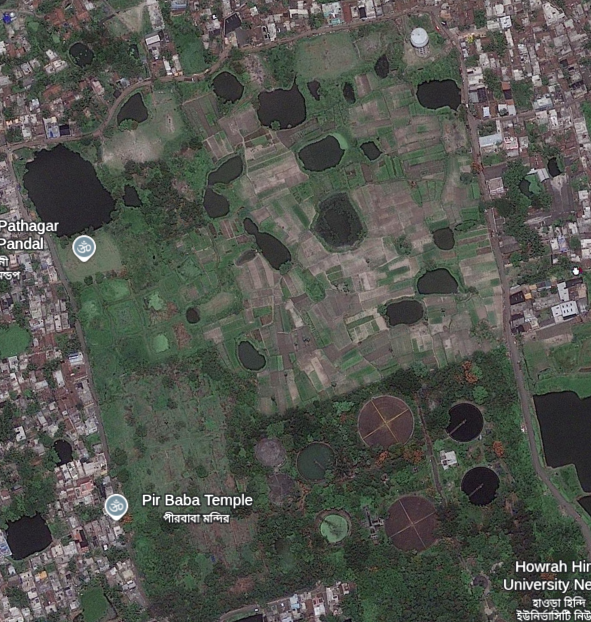
#> input picture Backend/data/raw/kpc_2014.png, 591 x 622 px, found by its file name
$ python png_processor.py
#> lines starting #> are read from the running program, lines starting #| are printed output that depends on the picture; after the words box and inside, x2 and y2 are one past the last pixel; in counts of white or black regions, pixels touching at a corner belong together
"""
PNG Image Processor for Change Detection Demo
Converts PNG satellite images to format compatible with existing system
"""

import numpy as np
# import cv2
from PIL import Image
import os
from typing import Dict, List, Tuple, Optional, Union
import json
from pathlib import Path
import matplotlib
matplotlib.use('Agg')  # Use non-interactive backend
import matplotlib.pyplot as plt
from datetime import datetime
import logging

# Import existing system components
import sys
sys.path.append(os.path.join(os.path.dirname(__file__), '..', 'src'))

class PNGSatelliteProcessor:
    """
    Process PNG satellite images for change detection using existing system architecture
    """

    def __init__(self, config: Dict = None):
        """
        Initialize PNG processor

        Args:
            config: Configuration dictionary
        """
        self.config = config or self._get_default_config()
        self.logger = self._setup_logging()

        # Simulated band mappings for RGB to multispectral conversion
        self.band_mappings = {
            'red': 0,      # R channel
            'green': 1,    # G channel
            'blue': 2,     # B channel
            'nir': None,   # Will be simulated
            'swir1': None, # Will be simulated
            'swir2': None  # Will be simulated
        }

    def load_png_image(self, image_path: str) -> Dict:
        """
        Load PNG satellite image and convert to analysis-ready format

        Args:
            image_path: Path to PNG file

        Returns:
            Dict: Image data and metadata compatible with existing system
        """
        try:
            print(f"📸 Loading PNG image: {os.path.basename(image_path)}")

            # Load image using PIL for better format support
            pil_image = Image.open(image_path)

            # Convert to RGB if needed
            if pil_image.mode != 'RGB':
                pil_image = pil_image.convert('RGB')

            # Convert to numpy array
            image_array = np.array(pil_image)

            # Normalize to 0-1 range
            if image_array.dtype == np.uint8:
                image_array = image_array.astype(np.float32) / 255.0

            # Transpose to (bands, height, width) format expected by system
            image_array = np.transpose(image_array, (2, 0, 1))

            # Detect clouds in the image
            cloud_info = self.detect_clouds_png(image_array)

            # Simulate additional spectral bands
            simulated_bands = self._simulate_spectral_bands(image_array)

            # Combine RGB with simulated bands
            full_image = np.concatenate([image_array, simulated_bands], axis=0)

            # Create metadata compatible with existing system
            metadata = {
                'file_path': image_path,
                'width': full_image.shape[2],
                'height': full_image.shape[1],
                'count': full_image.shape[0],
                'dtype': 'float32',
                'crs': 'EPSG:4326',  # Assumed WGS84
                'transform': self._create_dummy_transform(full_image.shape[2], full_image.shape[1]),
                'bounds': self._create_dummy_bounds(),
                'resolution': (10.0, 10.0),  # Assumed 10m resolution
                'band_names': ['red', 'green', 'blue', 'nir', 'swir1', 'swir2']
            }

            print(f"✅ PNG loaded successfully:")
            print(f"   📐 Size: {metadata['width']} x {metadata['height']}")
            print(f"   🔢 Bands: {metadata['count']} (3 real + 3 simulated)")
            print(f"   📏 Assumed resolution: 10m")
            print(f"   ☁️  Cloud coverage: {cloud_info['cloud_coverage_percentage']:.1f}%")
            if cloud_info['has_significant_clouds']:
                print(f"   ⚠️  Warning: Significant cloud coverage detected!")

            return {
                'data': full_image,
                'metadata': metadata,
                'original_rgb': image_array,  # Keep original RGB for visualization
                'cloud_info': cloud_info  # Add cloud detection results
            }

        except Exception as e:
            print(f"❌ Failed to load PNG {image_path}: {e}")
            self.logger.error(f"Error loading PNG: {e}")
            return None

    def _simulate_spectral_bands(self, rgb_bands: np.ndarray) -> np.ndarray:
        """
        Simulate NIR and SWIR bands from RGB channels
        Uses empirical relationships between visible and infrared bands

        Args:
            rgb_bands: RGB bands array (3, height, width)

        Returns:
            np.ndarray: Simulated bands (3, height, width) for NIR, SWIR1, SWIR2
        """
        red = rgb_bands[0]
        green = rgb_bands[1]
        blue = rgb_bands[2]

        # Simulate NIR band
        # Vegetation appears bright in NIR, water appears dark
        # Use green channel as base and enhance vegetation areas
        vegetation_mask = (green > red) & (green > blue)  # Simple vegetation detection
        water_mask = (blue > red) & (blue > green)  # Simple water detection

        nir_simulated = green.copy()
        nir_simulated[vegetation_mask] = np.minimum(green[vegetation_mask] * 1.5, 1.0)  # Enhance vegetation
        nir_simulated[water_mask] = blue[water_mask] * 0.3  # Darken water

        # Simulate SWIR1 band (1.6μm)
        # Sensitive to moisture content, vegetation structure
        swir1_simulated = (red * 0.4 + green * 0.4 + blue * 0.2)
        swir1_simulated = np.clip(swir1_simulated, 0, 1)

        # Simulate SWIR2 band (2.2μm)
        # Sensitive to mineral content, dry vegetation
        swir2_simulated = (red * 0.5 + green * 0.3 + blue * 0.2)
        swir2_simulated = np.clip(swir2_simulated, 0, 1)

        # Add some noise to make it more realistic
        noise_level = 0.02
        nir_simulated += np.random.normal(0, noise_level, nir_simulated.shape)
        swir1_simulated += np.random.normal(0, noise_level, swir1_simulated.shape)
        swir2_simulated += np.random.normal(0, noise_level, swir2_simulated.shape)

        # Clip to valid range
        nir_simulated = np.clip(nir_simulated, 0, 1)
        swir1_simulated = np.clip(swir1_simulated, 0, 1)
        swir2_simulated = np.clip(swir2_simulated, 0, 1)

        return np.stack([nir_simulated, swir1_simulated, swir2_simulated], axis=0)

    def detect_clouds_png(self, rgb_bands: np.ndarray) -> Dict:
        """
        Detect clouds in PNG satellite image using RGB channels

        Args:
            rgb_bands: RGB bands array (3, height, width)

        Returns:
            Dict: Cloud detection results including mask and coverage percentage
        """
        try:
            red = rgb_bands[0]
            green = rgb_bands[1]
            blue = rgb_bands[2]

            # Method 1: Basic brightness threshold
            # Clouds are typically bright in all RGB channels
            brightness = (red + green + blue) / 3.0
            bright_mask = brightness > 0.7  # Threshold for bright areas

            # Method 2: Blue-white detection
            # Clouds have high blue values and balanced RGB
            blue_dominance = blue > 0.6
            rgb_balance = np.abs(red - green) < 0.1  # Similar red and green values
            white_balance = np.abs(red - blue) < 0.15  # Balanced with blue
            blue_white_mask = blue_dominance & rgb_balance & white_balance

            # Method 3: High reflectance detection
            # Clouds have high reflectance across all bands
            high_reflectance = (red > 0.6) & (green > 0.6) & (blue > 0.6)

            # Method 4: Texture-based detection (smooth areas)
            # Clouds typically have smoother texture than land features
            from scipy import ndimage
            # Calculate local standard deviation (texture measure)
            kernel_size = 5
            local_std_red = ndimage.generic_filter(red, np.std, size=kernel_size)
            local_std_green = ndimage.generic_filter(green, np.std, size=kernel_size)
            local_std_blue = ndimage.generic_filter(blue, np.std, size=kernel_size)

            # Low texture indicates potential clouds
            smooth_mask = ((local_std_red < 0.05) &
                          (local_std_green < 0.05) &
                          (local_std_blue < 0.05) &
                          (brightness > 0.5))

            # Combine detection methods
            # Cloud mask is where multiple methods agree
            cloud_confidence = (bright_mask.astype(int) +
                              blue_white_mask.astype(int) +
                              high_reflectance.astype(int) +
                              smooth_mask.astype(int))

            # Final cloud mask (at least 2 methods agree)
            cloud_mask = cloud_confidence >= 2

            # Apply morphological operations to clean up the mask
            from scipy.ndimage import binary_opening, binary_closing

            # Remove small noise
            cloud_mask = binary_opening(cloud_mask, structure=np.ones((3, 3)))
            # Fill small gaps
            cloud_mask = binary_closing(cloud_mask, structure=np.ones((5, 5)))

            # Calculate cloud coverage statistics
            total_pixels = cloud_mask.size
            cloud_pixels = np.sum(cloud_mask)
            cloud_coverage_percentage = (cloud_pixels / total_pixels) * 100

            # Determine if cloud coverage is significant
            significant_threshold = 15.0  # 15% threshold
            has_significant_clouds = cloud_coverage_percentage > significant_threshold

            # Determine cloud impact level
            if cloud_coverage_percentage < 5:
                impact_level = "minimal"
            elif cloud_coverage_percentage < 15:
                impact_level = "low"
            elif cloud_coverage_percentage < 30:
                impact_level = "moderate"
            elif cloud_coverage_percentage < 50:
                impact_level = "high"
            else:
                impact_level = "severe"

            # Create cloud analysis report
            cloud_info = {
                'cloud_mask': cloud_mask,
                'cloud_coverage_percentage': cloud_coverage_percentage,
                'cloud_pixels': int(cloud_pixels),
                'total_pixels': int(total_pixels),
                'has_significant_clouds': has_significant_clouds,
                'impact_level': impact_level,
                'detection_confidence': np.mean(cloud_confidence),
                'analysis_reliable': not has_significant_clouds,
                'detection_methods': {
                    'brightness_threshold': np.sum(bright_mask) / total_pixels * 100,
                    'blue_white_detection': np.sum(blue_white_mask) / total_pixels * 100,
                    'high_reflectance': np.sum(high_reflectance) / total_pixels * 100,
                    'texture_based': np.sum(smooth_mask) / total_pixels * 100
                }
            }

            return cloud_info

        except Exception as e:
            print(f"⚠️  Warning: Cloud detection failed: {e}")
            self.logger.warning(f"Cloud detection error: {e}")

            # Return default (no clouds detected) if detection fails
            height, width = rgb_bands.shape[1], rgb_bands.shape[2]
            return {
                'cloud_mask': np.zeros((height, width), dtype=bool),
                'cloud_coverage_percentage': 0.0,
                'cloud_pixels': 0,
                'total_pixels': height * width,
                'has_significant_clouds': False,
                'impact_level': "unknown",
                'detection_confidence': 0.0,
                'analysis_reliable': True,
                'detection_methods': {
                    'brightness_threshold': 0.0,
                    'blue_white_detection': 0.0,
                    'high_reflectance': 0.0,
                    'texture_based': 0.0
                }
            }

    # [118 lines left out: function assess_cloud_impact_for_analysis, not called in this run]

    def _create_dummy_transform(self, width: int, height: int):
        """Create dummy geospatial transform for the image"""
        # Simple transform for demo - places image around Bengaluru coordinates
        # In real application, this would come from geospatial metadata
        from rasterio.transform import from_bounds

        # Approximate bounds around Bengaluru area
        west, south, east, north = 77.4, 12.8, 77.8, 13.2

        return from_bounds(west, south, east, north, width, height)

    # [167 lines left out: functions _create_dummy_bounds, calculate_spectral_indices, create_mock_ee_image, visualize_png_analysis, not called in this run]

    def _get_default_config(self) -> Dict:
        """Get default configuration"""
        return {
            'processing': {
                'enable_noise_reduction': True,
                'enable_enhancement': True,
                'output_format': 'numpy'
            },
            'simulation': {
                'nir_enhancement_factor': 1.5,
                'noise_level': 0.02,
                'enable_band_simulation': True
            }
        }

    def _setup_logging(self) -> logging.Logger:
        """Setup logging"""
        logger = logging.getLogger('PNGSatelliteProcessor')
        logger.setLevel(logging.INFO)

        if not logger.handlers:
            handler = logging.StreamHandler()
            formatter = logging.Formatter(
                '%(asctime)s - %(name)s - %(levelname)s - %(message)s'
            )
            handler.setFormatter(formatter)
            logger.addHandler(handler)

        return logger


class MockEEImage:
    """
    Mock Earth Engine Image class for compatibility with existing change detection system
    """

    # [80 lines left out: functions __init__, select, normalizedDifference, subtract, lt, gt and 1 more, not called in this run]

    def bandNames(self) -> 'MockEEList':
        """Mock bandNames method"""
        return MockEEList(self.band_names)

    # [31 lines left out: functions multiply, _get_band_data, rename, getInfo, not called in this run]


class MockEEList:
    """Mock Earth Engine List class"""

    def __init__(self, items: List):
        self.items = items

    def getInfo(self) -> List:
        """Mock getInfo method"""
        return self.items


class MockEEGeometry:
    """Mock Earth Engine Geometry class"""

    def __init__(self, bounds: Tuple[float, float, float, float]):
        self.bounds = bounds  # (west, south, east, north)

    # [12 lines left out: function area, not called in this run]


class MockEENumber:
    """Mock Earth Engine Number class"""

    def __init__(self, value: float):
        self.value = value

    def getInfo(self) -> float:
        """Mock getInfo method"""
        return self.value


def demo_png_processing():
    """
    Demonstrate PNG processing workflow
    """
    print("🔧 PNG PROCESSING DEMO")
    print("=" * 50)

    # Initialize processor
    processor = PNGSatelliteProcessor()

    # Define image paths
    image1_path = "/home/parambrata-ghosh/Development/Personal/Hackathon/ISRO/BhooDristi/Backend/data/raw/kpc_2014.png"
    image2_path = "/home/parambrata-ghosh/Development/Personal/Hackathon/ISRO/BhooDristi/Backend/data/raw/kpc_2022.png"

    # Check if files exist
    if not os.path.exists(image1_path):
        print(f"❌ Image 1 not found: {image1_path}")
        return

    if not os.path.exists(image2_path):
        print(f"❌ Image 2 not found: {image2_path}")
        return

    # Process images
    print("\n1. Loading and processing PNG images...")
    img1 = processor.load_png_image(image1_path)
#> in load_png_image, pil_image is the input picture: PIL image 591x622 RGBA; mean R, G, B, A 83.3, 85.2, 79, 255
#> in detect_clouds_png, `bright_mask = brightness > 0.7`:
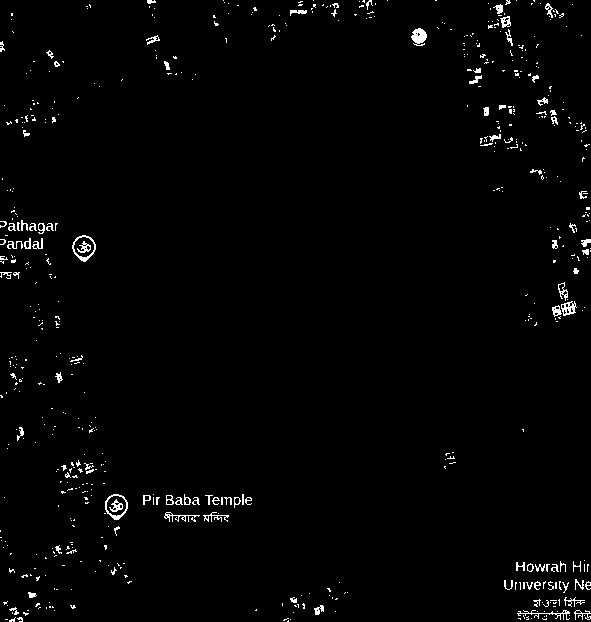
#> bright_mask: shape (622, 591) bool; 1.6% white in thin lines or dots
#> in detect_clouds_png, `white_balance = np.abs(red - blue) < 0.15`:
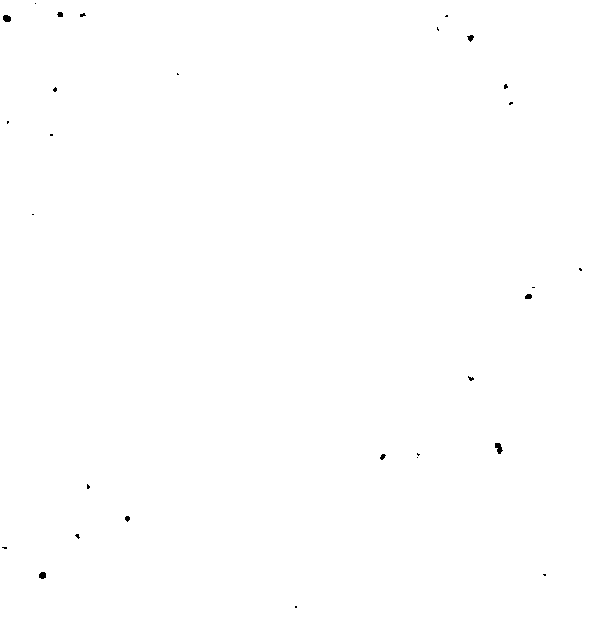
#> white_balance: shape (622, 591) bool; 99.9% white; 29 black regions (21 under 20 px), largest, box (x1, y1, x2, y2) and area: (495, 443, 503, 454) 56, (3, 15, 11, 22) 47, (39, 572, 46, 579) 41
#> in detect_clouds_png, `local_std_red = ndimage.generic_filter(red, np.std, size=kernel_size)`:
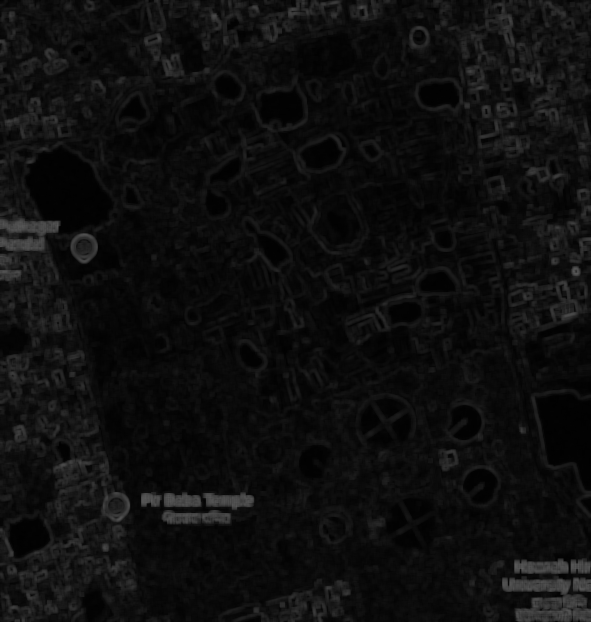
#> local_std_red: shape (622, 591) float32; min 0.00483, max 0.354, mean 0.0584
#> in detect_clouds_png, `cloud_confidence = (bright_mask.astype(int) + blue_white_mask.astype(i..`:
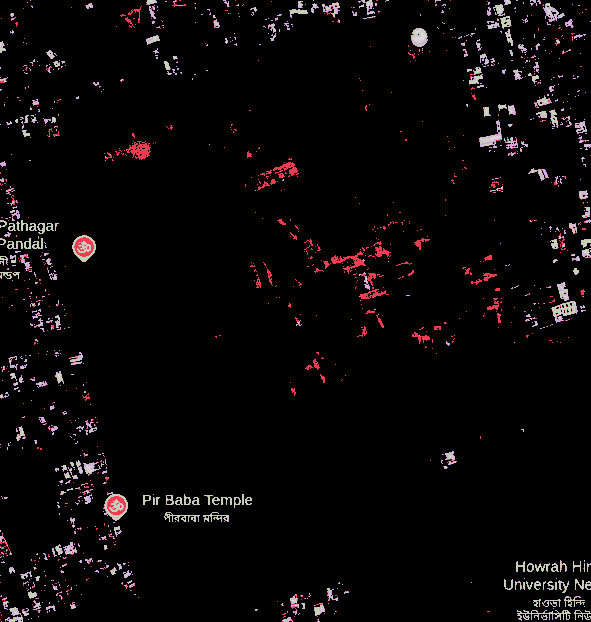
#> cloud_confidence: shape (622, 591) int64; 5 distinct labels, from 0 to 4; one colour per label, 0 black
#> in detect_clouds_png, `cloud_mask = binary_closing(cloud_mask, structure=np.ones((5, 5)))`:
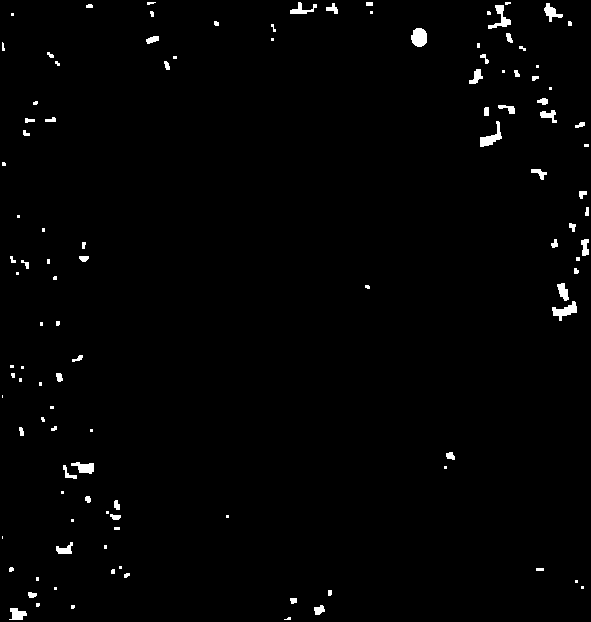
#> cloud_mask: shape (622, 591) bool; 1.3% white; 112 white regions (51 under 20 px), largest, box (x1, y1, x2, y2) and area: (411, 28, 427, 47) 244, (552, 301, 577, 321) 229, (480, 121, 502, 147) 223
#> in detect_clouds_png, `cloud_pixels = np.sum(cloud_mask)`: cloud_pixels = 4606
#> in detect_clouds_png, `cloud_coverage_percentage = (cloud_pixels / total_pixels) * 100`: cloud_coverage_percentage = 1.25
#> in detect_clouds_png, `has_significant_clouds = cloud_coverage_percentage > significant_thres..`: has_significant_clouds = False
#> in load_png_image, `cloud_info = self.detect_clouds_png(image_array)`: cloud_info = 9 items
#> in _simulate_spectral_bands, `vegetation_mask = (green > red) & (green > blue)`:
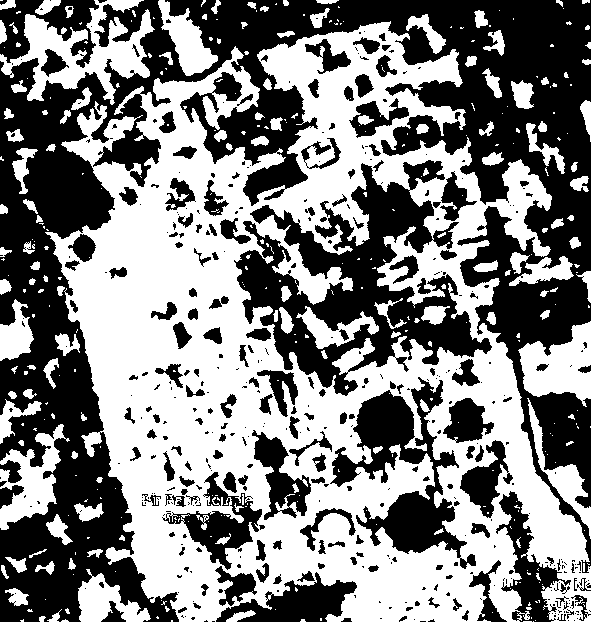
#> vegetation_mask: shape (622, 591) bool; 50.8% white; 440 black regions (273 under 20 px), largest, box (x1, y1, x2, y2) and area: (0, 0, 591, 622) 110126, (234, 160, 492, 396) 22968, (330, 377, 476, 569) 9553
#> in _simulate_spectral_bands, `nir_simulated[water_mask] = blue[water_mask] * 0.3`:
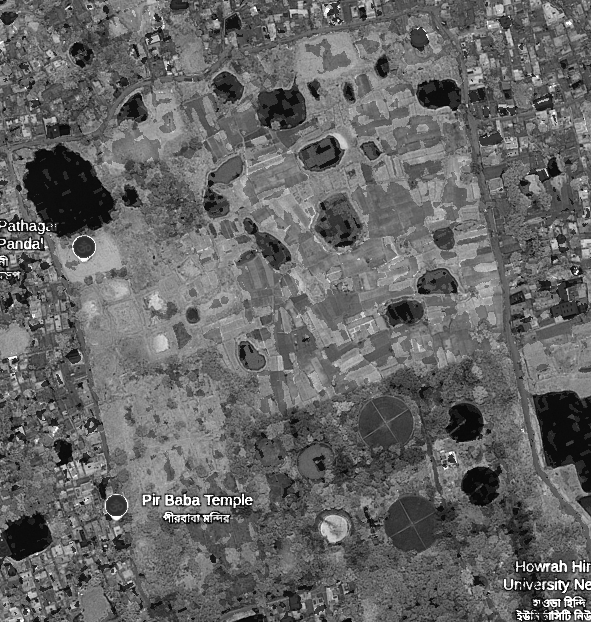
#> nir_simulated: shape (622, 591) float32; min 0.00824, max 1, mean 0.399
    img2 = processor.load_png_image(image2_path)

    if not img1 or not img2:
        print("❌ Failed to load images")
        return

    # Calculate spectral indices
    print("\n2. Calculating spectral indices...")
    indices1 = processor.calculate_spectral_indices(img1['data'], img1['metadata']['band_names'])
    indices2 = processor.calculate_spectral_indices(img2['data'], img2['metadata']['band_names'])

    # Create visualization
    print("\n3. Creating comparison visualization...")
    output_dir = Path("/home/parambrata-ghosh/Development/Personal/Hackathon/ISRO/BhooDristi/Backend/png_adaptation/outputs")
    output_dir.mkdir(exist_ok=True)

    viz_path = output_dir / "png_comparison.png"
    processor.visualize_png_analysis(image1_path, image2_path, str(viz_path))

    print("\n✅ PNG processing demo completed!")
    print(f"📊 Results saved to: {output_dir}")


if __name__ == "__main__":
    demo_png_processing()
#> (the call stopped at in _create_dummy_transform, `return from_bounds(west, south, east, north, width, height)`: rasterio is not available in this run)
